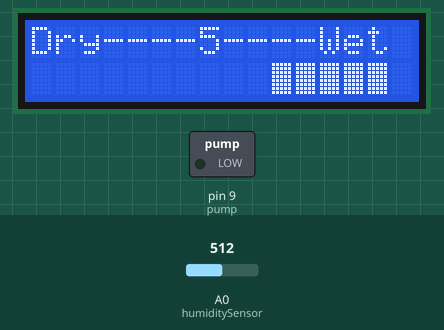
Recording of a sketch running on a simulated Arduino Uno, built with avr-gcc and run on an emulated ATmega328P. Parts: 16×2 character LCD, switched loads named in the sketch (green lamp = pin HIGH). Inputs (shaded band) come from the test bench; at power-on: A0 (humiditySensor) = 512. What the sketch prints to the serial monitor is not drawn.

Above: at 1.2 s.
1.3 s: A0 (humiditySensor) set to 785
At 3.5 s:
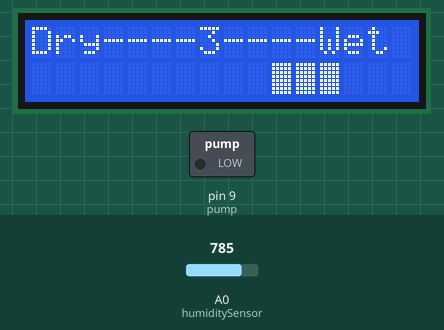
5.2 s: A0 (humiditySensor) set to 814
At 6.9 s:
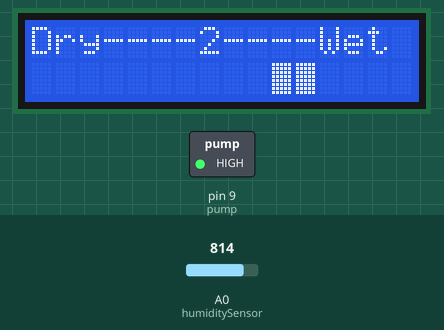
9.1 s: A0 (humiditySensor) set to 1023
At 11.0 s:
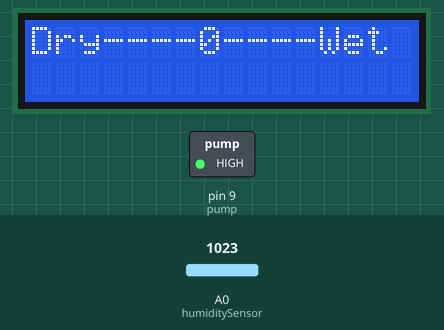
13.0 s: A0 (humiditySensor) set to 306
At 15.3 s:
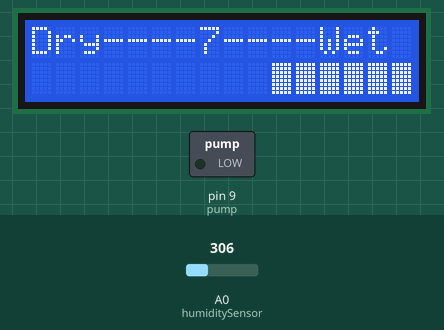
16.9 s: A0 (humiditySensor) set to 122
At 17.7 s:
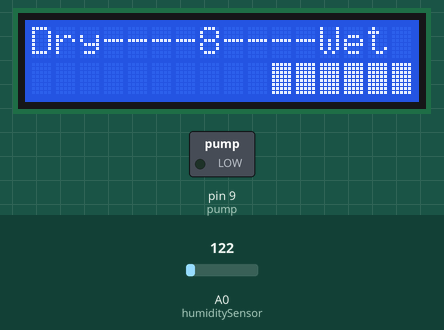
20.8 s: A0 (humiditySensor) set to 0
Timing chart, 0 to 23.8 s (numbered marks = the images above; inputs shaded):
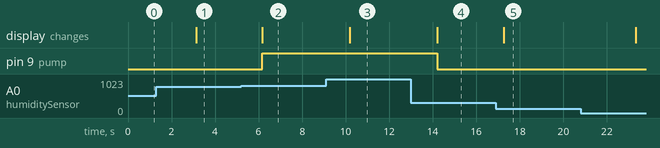

The sketch:

RasINO_AutoPotFND_LCD.ino
```cpp
/* Auto Water Pot - 자동 물공급 화분 with FND & LCD */
/* Rasino.tistory.com 제작도면과 자료 제공합니다 */

#define humiditySensor  A0
#define pump  9

#include <LiquidCrystal_I2C.h> //i2c LCD 사용위한 선언
LiquidCrystal_I2C lcd (0x27, 16,2); //(고유ID, 16칸2줄LCD)
void setup() {
  Serial.begin(9600);
  lcd.init();
  lcd.backlight();
  pinMode(pump, OUTPUT);
}
void loop() {

  int sensorData = analogRead(humiditySensor);
  sensorData = map(sensorData, 0, 1023, 9, 0);

  lcd.clear();
  lcd.setCursor(0,0);
  lcd.print("Dry---------Wet");  // 첫 줄에 적힐 내용
  lcd.setCursor(7, 0);
  lcd.print(sensorData, 1);
  lcd.setCursor(2, 1);

  lcd.write("        ");
  for(int i = 0; i < sensorData; i++) lcd.write(0xFF);

  if(sensorData <= 2) {
    Serial.println("Very Dry !");
    Serial.println("Pumping for 1 Second");
    digitalWrite(pump, HIGH);
    delay(1000);
  } else {
    Serial.println("Very Wet !");
    digitalWrite(pump, LOW);
  }
  delay(3000);
}
```

Measured:
- the behaviour switches between 795 and 796 on A0 (humiditySensor) (found by bisection; images 1 and 2)
- after the input at 1.3 s, the display: changes after 1.8 s (image 1)
- after the input at 5.2 s, pin 9 (pump): LOW → HIGH after 0.96 s; the display: changes after 0.96 s (image 2)
- after the input at 9.1 s, the display: changes after 1.1 s (image 3)
- after the input at 13.0 s, pin 9 (pump): HIGH → LOW after 1.2 s; the display: changes after 1.2 s (image 4)
- after the input at 16.9 s, the display: changes after 0.35 s (image 5)
